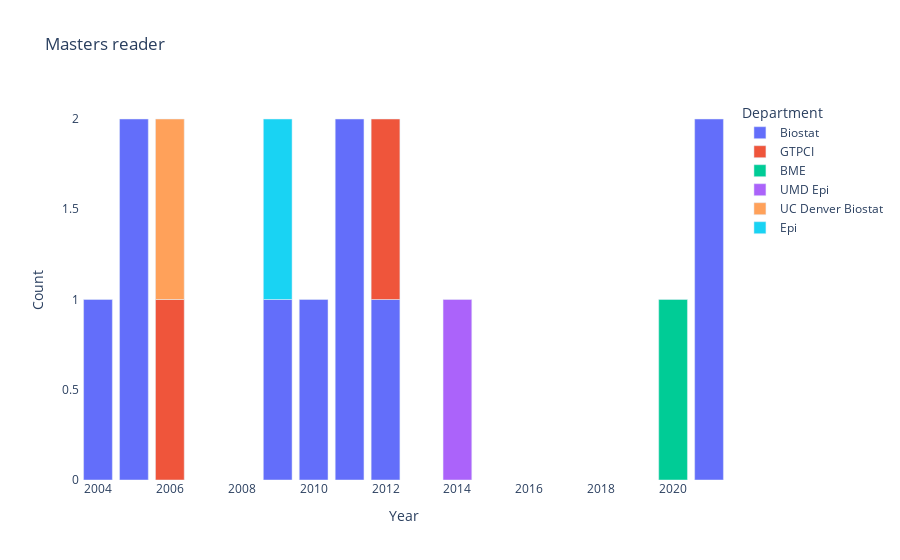

Notebook cell for this chart:
### Code cell
fig = px.bar(exams[ exams['Exam'] == "masters"], 
             x = "Year", y = "Count", color = "Department", title = "Masters reader")

fig = fig.update_layout({
    'plot_bgcolor' : 'rgba(0, 0, 0, 0)',
    'paper_bgcolor' : 'rgba(0, 0, 0, 0)'})

## Static
#Image(fig.to_image(format="png", width=600, height=300, scale=2))
## Interactive
fig.show()

### Figure 1 — Plotly figure (JSON) as saved in the notebook; plotly's stock layout.template omitted (floating-point values rounded to 4 significant figures)
{"data": [{"alignmentgroup": "True", "hovertemplate": "Department=Biostat<br>Year=%{x}<br>Count=%{y}<extra></extra>", "legendgroup": "Biostat", "marker": {"color": "#636efa", "pattern": {"shape": ""}}, "name": "Biostat", "offsetgroup": "Biostat", "orientation": "v", "showlegend": true, "textposition": "auto", "type": "bar", "x": [2011, 2005, 2021, 2012, 2004, 2009, 2010], "xaxis": "x", "y": [2, 2, 2, 1, 1, 1, 1], "yaxis": "y"}, {"alignmentgroup": "True", "hovertemplate": "Department=GTPCI<br>Year=%{x}<br>Count=%{y}<extra></extra>", "legendgroup": "GTPCI", "marker": {"color": "#EF553B", "pattern": {"shape": ""}}, "name": "GTPCI", "offsetgroup": "GTPCI", "orientation": "v", "showlegend": true, "textposition": "auto", "type": "bar", "x": [2012, 2006], "xaxis": "x", "y": [1, 1], "yaxis": "y"}, {"alignmentgroup": "True", "hovertemplate": "Department=BME<br>Year=%{x}<br>Count=%{y}<extra></extra>", "legendgroup": "BME", "marker": {"color": "#00cc96", "pattern": {"shape": ""}}, "name": "BME", "offsetgroup": "BME", "orientation": "v", "showlegend": true, "textposition": "auto", "type": "bar", "x": [2020], "xaxis": "x", "y": [1], "yaxis": "y"}, {"alignmentgroup": "True", "hovertemplate": "Department=UMD Epi<br>Year=%{x}<br>Count=%{y}<extra></extra>", "legendgroup": "UMD Epi", "marker": {"color": "#ab63fa", "pattern": {"shape": ""}}, "name": "UMD Epi", "offsetgroup": "UMD Epi", "orientation": "v", "showlegend": true, "textposition": "auto", "type": "bar", "x": [2014], "xaxis": "x", "y": [1], "yaxis": "y"}, {"alignmentgroup": "True", "hovertemplate": "Department=UC Denver Biostat<br>Year=%{x}<br>Count=%{y}<extra></extra>", "legendgroup": "UC Denver Biostat", "marker": {"color": "#FFA15A", "pattern": {"shape": ""}}, "name": "UC Denver Biostat", "offsetgroup": "UC Denver Biostat", "orientation": "v", "showlegend": true, "textposition": "auto", "type": "bar", "x": [2006], "xaxis": "x", "y": [1], "yaxis": "y"}, {"alignmentgroup": "True", "hovertemplate": "Department=Epi<br>Year=%{x}<br>Count=%{y}<extra></extra>", "legendgroup": "Epi", "marker": {"color": "#19d3f3", "pattern": {"shape": ""}}, "name": "Epi", "offsetgroup": "Epi", "orientation": "v", "showlegend": true, "textposition": "auto", "type": "bar", "x": [2009], "xaxis": "x", "y": [1], "yaxis": "y"}], "layout": {"autosize": true, "barmode": "relative", "legend": {"title": {"text": "Department"}, "tracegroupgap": 0}, "paper_bgcolor": "rgba(0, 0, 0, 0)", "plot_bgcolor": "rgba(0, 0, 0, 0)", "title": {"text": "Masters reader"}, "xaxis": {"anchor": "y", "autorange": false, "domain": [0, 1], "range": [2004.0, 2022.0], "title": {"text": "Year"}, "type": "linear"}, "yaxis": {"anchor": "x", "autorange": true, "domain": [0, 1], "range": [0, 2.105], "title": {"text": "Count"}, "type": "linear"}}}
